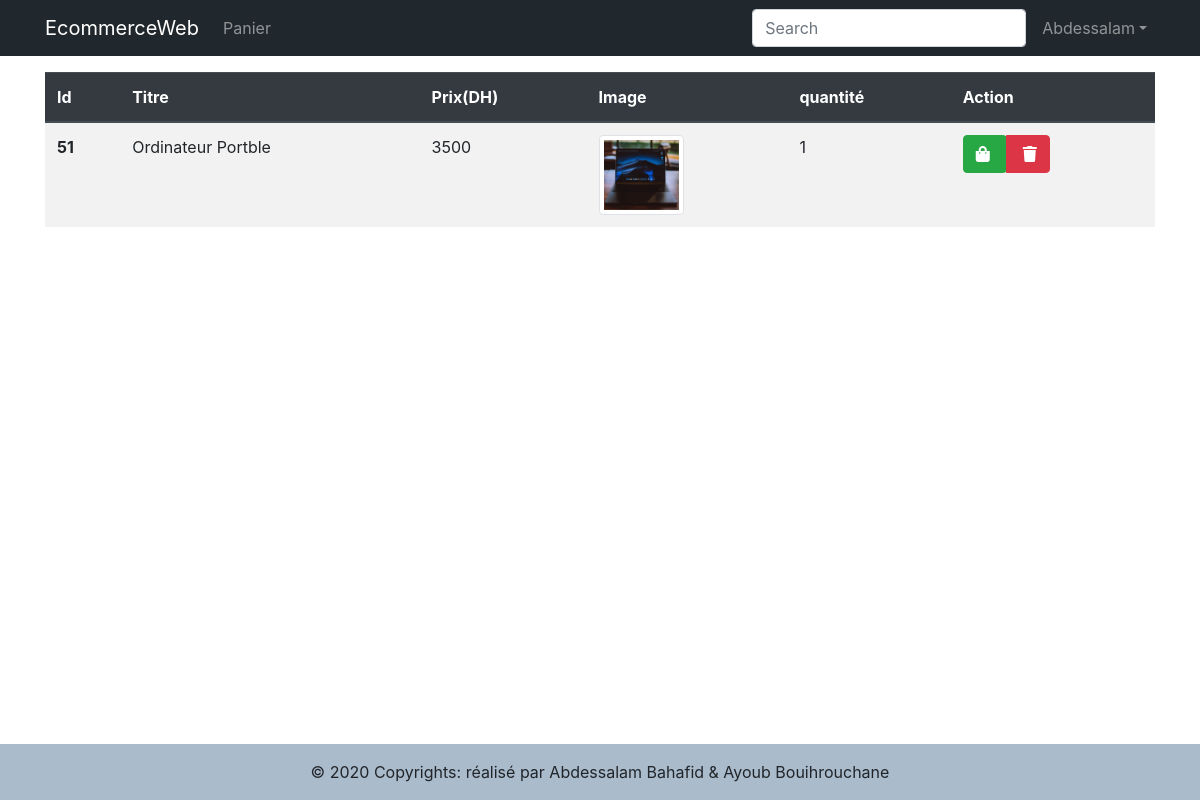
Screenshot of /panier.php (signed in) with the database file from the repository.
### tables this page shows
CREATE TABLE `panier` (
  `id` int(11) NOT NULL,
  `title` varchar(50) NOT NULL,
  `prix` int(11) NOT NULL,
  `image` varchar(50) NOT NULL,
  `user_id` int(11) NOT NULL
);

### inc/db.php (called while the page is built, shortened)
<?php
class db extends PDO{
    public function returnData($query,$type=null){
        if($type=='one')
            return $this->query($query)->fetch(PDO::FETCH_ASSOC);
        else if($type=='many'){
            $rows=[];
            $data=$this->query($query)->fetchAll(PDO::FETCH_ASSOC);
            foreach($data as $r)
                array_push($rows,$r);
            return $rows;
        }
        return 'Specifier le type';
    }
}

### panier.php (the view, shortened to what this page needs)
<?php
    include_once('inc/header.php');
    $db=new db;
    include_once('inc/nav.php');
?>
<div class="container content">
<table class="table table-striped mt-3 mb-5">
  <thead class="thead-dark">
    <tr>
      <th scope="col-sm-1">Id</th>
      <th scope="col">Titre</th>
      <th scope="col">Prix(DH)</th>
      <th scope="col-sm-3">Image</th>
      <th scope="col-sm-3">quantité</th>
      <th scope="col">Action</th>
    </tr>
  </thead>
  <tbody>
    <?php
            $q="SELECT *,count(*) as quantite FROM panier where user_id='".$_SESSION['id']."' group by title";
            $arr=$db->returnData($q,'many');
        if(!$arr){ ?>
            <tr>
                <td colspan=6>
                    <div class="lead text-center">Pas de Produit Actuelement
                        <a class="btn btn-dark" href="index">Ajouter Des Produits</a>
                    </div>
                </td>
            </tr>
        <?php }else{
        foreach($arr as $element){
    ?>
    <tr>
      <th scope="row"><?php echo $element['id']; ?></th>
      <td><?php echo $element['title']; ?></td>
      <td><?php echo $element['prix']; ?></td>
      <td>
          <img src="<?php echo $element['image']; ?>" class="img-thumbnail">
      </td>
      <td><?php echo $element['quantite']; ?></td>
      <td>
          <form method=post action=panier>
    		<div class="btn-group">
    			<a href="checkout"><button type="button" class="pr-3 btn btn-success"><i class="fas fa-shopping-bag"></i></button></a>
    			<button type="submit" name='delete' class="pl-3 btn btn-danger"><i class="fas fa-trash"></i></button>
    		</div>
          </form>
      </td>
    </tr>
    <?php }} ?>
  </tbody>
</table>
</div>
<?php include_once('inc/footer.php'); ?>

### css/style.css (style rules this page uses)
.table .img-thumbnail { max-height:80px; }
.content { min-height: calc(100vh - 128px) !important; }
body { position: relative; min-height: 100vh; }

### rows the page displays
panier: id "51", title "Ordinateur Portble", prix "3500", image (picture), quantite "1"

### other values shown
$_SESSION['user'] "Abdessalam"
